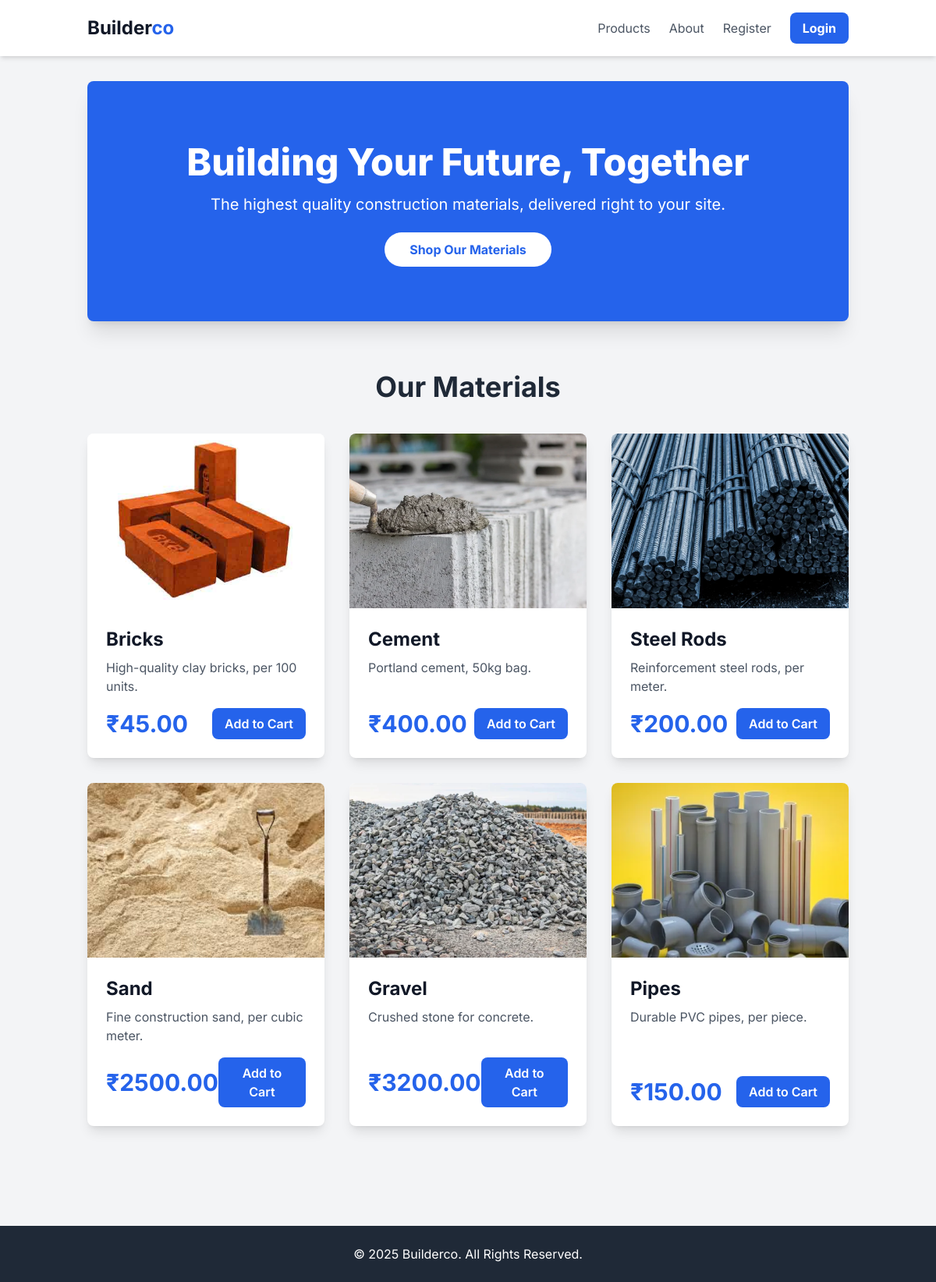
The page /home on the database its author committed.
### app.py (models this page shows)
class Product(db.Model): # ... (same)
    id = db.Column(db.Integer, primary_key=True)
    name = db.Column(db.String(100), nullable=False)
    price = db.Column(db.Float, nullable=False)
    description = db.Column(db.Text, nullable=False)
    image_file = db.Column(db.String(20), nullable=False, default='default.jpg')
    stock = db.Column(db.Integer, nullable=False, default=0)

### app.py (the view)
@app.route("/")
@app.route("/home")
def home():
    products = Product.query.all()
    return render_template('index.html', title='Home', products=products)

### app.py (called while the page is built)
@app.context_processor
def inject_year(): # ... (same)
    return {'current_year': datetime.utcnow().year}

### templates/index.html (shortened to what this page needs)
{% extends "layout.html" %}
{% block content %}
    <section class="bg-blue-600 text-white py-20 rounded-lg shadow-xl text-center">
        <div class="container mx-auto">
            <h1 class="text-5xl font-extrabold mb-4">Building Your Future, Together</h1>
            <p class="text-xl mb-8">The highest quality construction materials, delivered right to your site.</p>
            <a href="#products" class="bg-white text-blue-600 font-bold py-3 px-8 rounded-full hover:bg-blue-100 transition duration-300">Shop Our Materials</a>
        </div>
    </section>
    <section id="products" class="py-16">
        <div class="container mx-auto">
            <h2 class="text-4xl font-bold text-center text-gray-800 mb-10">Our Materials</h2>
            <div class="grid grid-cols-1 md:grid-cols-2 lg:grid-cols-3 gap-8">
                {% for product in products %}
                <div class="bg-white rounded-lg shadow-lg overflow-hidden flex flex-col">
                    <img src="{{ url_for('static', filename='images/' + product.image_file) }}" alt="{{ product.name }}" class="w-full h-56 object-cover">
                    <div class="p-6 flex flex-col flex-grow">
                        <h3 class="text-2xl font-bold text-gray-900 mb-2">{{ product.name }}</h3>
                        <p class="text-gray-600 mb-4 flex-grow">{{ product.description }}</p>
                        <div class="mt-auto">
                            <div class="flex justify-between items-center">
                                <span class="text-3xl font-bold text-blue-600">₹{{ "%.2f"|format(product.price) }}</span>
                                <form action="{{ url_for('add_to_cart', product_id=product.id) }}" method="POST">
                                    <button type="submit" class="bg-blue-600 text-white font-semibold py-2 px-4 rounded-lg hover:bg-blue-700 transition duration-300">Add to Cart</button>
                                </form>
                            </div>
                        </div>
                    </div>
                </div>
                {% endfor %}
            </div>
        </div>
    </section>
{% endblock content %}

### templates/layout.html (shortened to what this page needs)
<!DOCTYPE html>
<html lang="en" class="scroll-smooth">
<head>
    <script src="https://cdn.tailwindcss.com"></script>
</head>
<body class="bg-gray-100 text-gray-800 flex flex-col min-h-screen">
    <header class="bg-white shadow-md sticky top-0 z-50">
        <nav class="container mx-auto px-6 py-4 flex justify-between items-center">
            <a href="{{ url_for('home') }}" class="text-2xl font-bold text-gray-900">Builder<span class="text-blue-600">co</span></a>
            <div class="flex items-center space-x-6">
                <a href="{{ url_for('home') }}#products" class="text-gray-600 hover:text-blue-600">Products</a>
                <a href="{{ url_for('about') }}" class="text-gray-600 hover:text-blue-600">About</a>
                {% if current_user.is_authenticated %}
                    {% if current_user.is_admin %}
                        <a href="{{ url_for('admin_dashboard') }}" class="text-gray-600 hover:text-blue-600">Dashboard</a>
                    {% else %}
                        <a href="{{ url_for('view_cart') }}" class="relative text-gray-600 hover:text-blue-600">
                            <svg xmlns="http://www.w3.org/2000/svg" class="h-6 w-6" fill="none" viewBox="0 0 24 24" stroke="currentColor"><path stroke-linecap="round" stroke-linejoin="round" stroke-width="2" d="M3 3h2l.4 2M7 13h10l4-8H5.4M7 13L5.4 5M7 13l-2.293 2.293c-.63.63-.184 1.707.707 1.707H17m0 0a2 2 0 100 4 2 2 0 000-4zm-8 2a2 2 0 11-4 0 2 2 0 014 0z" /></svg>
                            {% if session.get('cart') and session['cart']|length > 0 %}<span class="absolute -top-2 -right-2 bg-red-600 text-white text-xs rounded-full h-5 w-5 flex items-center justify-center">{{ session['cart']|length }}</span>{% endif %}
                        </a>
                    {% endif %}
                    <a href="{{ url_for('logout') }}" class="text-gray-600 hover:text-blue-600">Logout</a>
                {% else %}
                    <a href="{{ url_for('register') }}" class="text-gray-600 hover:text-blue-600">Register</a>
                    <a href="{{ url_for('login') }}" class="bg-blue-600 text-white font-bold py-2 px-4 rounded-lg hover:bg-blue-700">Login</a>
                {% endif %}
            </div>
        </nav>
    </header>
    <main class="container mx-auto px-6 py-8 flex-grow">
        {% block content %}{% endblock %}
    </main>
    <footer class="bg-gray-800 text-white py-6 mt-8">
        <div class="container mx-auto text-center">
            <p>&copy; {{ current_year }} Builderco. All Rights Reserved.</p>
        </div>
    </footer>
</body>
</html>

### templates/layout.html (style rules this page uses)
body { font-family: 'Inter', sans-serif; }

### rows shown on the page
Product: image_file (picture), name "Bricks", description "High-quality clay bricks, per 100 units.", price "45.00"
Product: image_file (picture), name "Cement", description "Portland cement, 50kg bag.", price "400.00"
Product: image_file (picture), name "Steel Rods", description "Reinforcement steel rods, per meter.", price "200.00"
Product: image_file (picture), name "Sand", description "Fine construction sand, per cubic meter.", price "2500.00"
Product: image_file (picture), name "Gravel", description "Crushed stone for concrete.", price "3200.00"
Product: image_file (picture), name "Pipes", description "Durable PVC pipes, per piece.", price "150.00"
